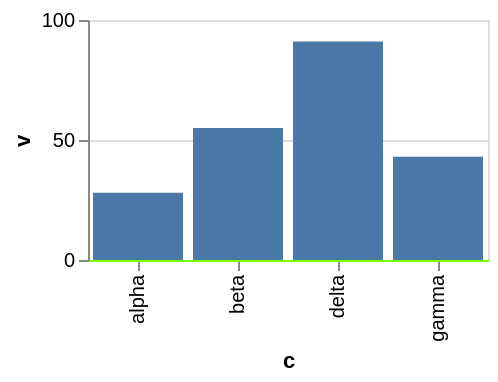

The Vega-Lite source for this figure:
### Vega-Lite specification from a JSON file in a GitHub repository (floating-point values rounded to 4 significant figures)
{"$schema": "https://vega.github.io/schema/vega-lite/v6.json", "width": 200, "height": 120, "data": {"values": [{"c": "alpha", "v": 28, "w": 3, "t": "2024-01-07"}, {"c": "beta", "v": 55, "w": 7, "t": "2024-03-19"}, {"c": "gamma", "v": 43, "w": 5, "t": "2024-06-02"}, {"c": "delta", "v": 91, "w": 9, "t": "2024-09-11"}]}, "mark": "bar", "encoding": {"x": {"field": "c", "type": "nominal"}, "y": {"field": "v", "type": "quantitative"}}, "config": {"axisBand": {"domainColor": "lawngreen"}}}
